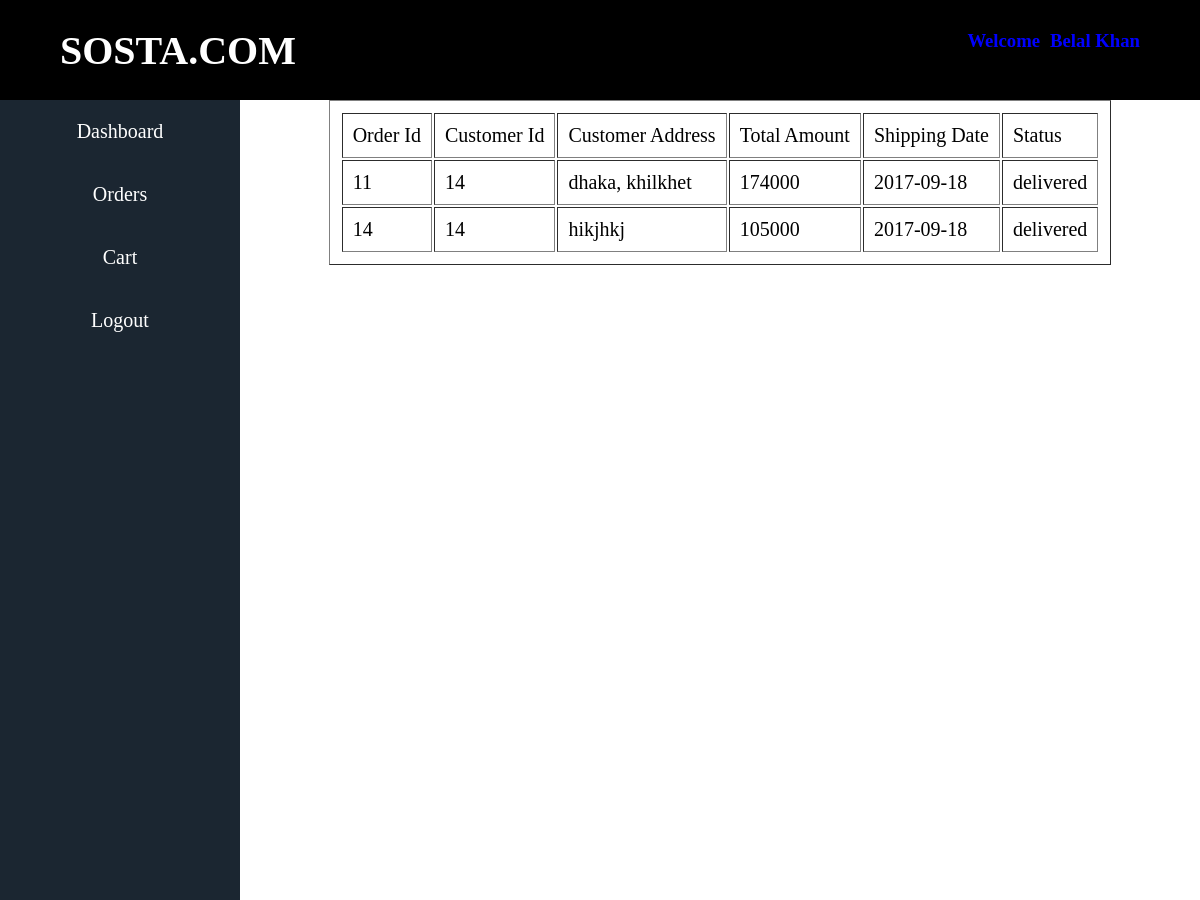
/app/userDeliveredOrder.php (signed in), run on the app's committed database.
### tables this page shows
CREATE TABLE `order` (
  `id` int(11) NOT NULL,
  `customer_id` int(11) NOT NULL,
  `customer_address` varchar(300) NOT NULL,
  `order_date` date NOT NULL,
  `shipping_date` date NOT NULL,
  `order_amount` int(11) NOT NULL,
  `delivery_status` varchar(10) NOT NULL
);

### data/dbconnector.php (called while the page is built, shortened)
<?php
    $host="127.0.0.1:3306";
    $user="root";
    $pass="";
    $dbname="sostadb";
    function executeSQL($sql){
        global $host, $user, $pass, $dbname, $port;
        $link=mysqli_connect($host, $user, $pass, $dbname);
        $result = mysqli_query($link, $sql);
        return $result;
    }
?>

### data/order_data_access.php (called while the page is built, shortened)
<?php require_once "dbconnector.php"; ?>
<?php
	function findOrderByDvStatus2($status,$id)
	{
		$query="SELECT * FROM `order` WHERE delivery_status='$status' and customer_id=$id";
		$result = executeSQL($query);
		return $result;
		$orders = array();
		return $orders;
	}
?>

### service/order_service.php (called while the page is built, shortened)
<?php require_once "../data/order_data_access.php"; ?>
<?php
	function findOrderUsingStatus2($status,$id)
	{
		return findOrderByDvStatus2($status,$id);
	}
?>

### app/userDeliveredOrder.php (the view, shortened to what this page needs)
<?php
		require_once('../data/dbconnector.php');
		require_once "../service/order_service.php";
		$orders=findOrderUsingStatus2("delivered",$_SESSION['id']);
?>
<!DOCTYPE HTML>
<html lang="en-US">
<head>
	<link rel="stylesheet" href="CSS/style.css" />
</head>
<body>
	<header class="menu">
		<div class="container">
			<div class="leftcontainer">
				<a href="index.php"><h1>SOSTA.COM</h1></a>
			</div>
			<div class="rightcontainer">
				<h3>Welcome</h3>
				<h3><?php echo $_SESSION['name'];?></h3>
			</div>
		</div>
	</header>
	<?php
		if($_SESSION['id']==1)
		{
			require_once "adminLeftMenu.php";
		}else{
			require_once "userLeftMenu.php";
		}
	?>
	<div class="delete_area_right">
			<?php
				echo '<center><table border="1px" style="font-size:20px; padding:10px;">
						<tr >
								<td style="font-size:20px; padding:10px;">Order Id</td>
								<td style="font-size:20px; padding:10px;">Customer Id</td>
								<td style="font-size:20px; padding:10px;">Customer Address</td>
								<td style="font-size:20px; padding:10px;">Total Amount</td>
								<td style="font-size:20px; padding:10px;">Shipping Date</td>
								<td style="font-size:20px; padding:10px;">Status</td>
							</tr>';
				foreach($orders as $row)
				{
					echo ' <tr >
								<td style="font-size:20px; padding:10px;">'.$row['id'].'</td>
								<td style="font-size:20px; padding:10px;">'.$row['customer_id'].'</td>
								<td style="font-size:20px; padding:10px;">'.$row['customer_address'].'</td>
								<td style="font-size:20px; padding:10px;">'.$row['order_amount'].'</td>
								<td style="font-size:20px; padding:10px;">'.$row['shipping_date'].'</td>
								<td style="font-size:20px; padding:10px;">'.$row['delivery_status'].'</td>
							</tr>';
				}
				echo '</table></center>';
			?>
	</div>
</body>
</html>

### app/CSS/style.css (style rules this page uses)
body { margin:0px; width:100%; margin:auto; }
.container { width:90%; margin:auto; }
.leftcontainer { float:left; }
.leftcontainer a { display:block; color:white; font-size:20px; font-family:tahoma; text-decoration:none; }
.rightcontainer { float:right; color:#fff; }
.rightcontainer h3 { float:left; margin-left:10px; margin-top:30px; }
.menu { float:right; background-color:black; width:100%; height:100px; display:block; box-sizing:border-box; }
.product h2,h3 { color:blue; text-align:center; margin:0px; }
.delete_area_right { width:80%; float:right; display:inline-block; }

### data on the page
order: id "11", customer "14", customer_address "dhaka, khilkhet", order_amount "174000", shipping_date "2017-09-18", delivery_status "delivered"
order: id "14", customer "14", customer_address "hikjhkj", order_amount "105000", shipping_date "2017-09-18", delivery_status "delivered"

### other printed values
$_SESSION['name'] "Belal Khan"
